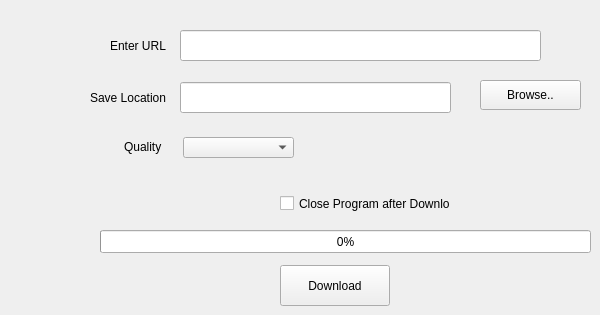
    <widget class="QWidget" name="tab_3">
     <attribute name="title">
      <string>Download Youtube Playlist</string>
     </attribute>
     <widget class="QProgressBar" name="progressBar3">
      <property name="geometry">
       <rect>
        <x>100</x>
        <y>230</y>
        <width>491</width>
        <height>23</height>
       </rect>
      </property>
      <property name="value">
       <number>0</number>
      </property>
     </widget>
     <widget class="QLineEdit" name="url3">
      <property name="geometry">
       <rect>
        <x>180</x>
        <y>30</y>
        <width>361</width>
        <height>31</height>
       </rect>
      </property>
     </widget>
     <widget class="QCheckBox" name="checkBox3">
      <property name="geometry">
       <rect>
        <x>280</x>
        <y>193</y>
        <width>171</width>
        <height>21</height>
       </rect>
      </property>
      <property name="text">
       <string>Close Program after Download</string>
      </property>
     </widget>
     <widget class="QPushButton" name="downloadButton3">
      <property name="geometry">
       <rect>
        <x>280</x>
        <y>265</y>
        <width>110</width>
        <height>41</height>
       </rect>
      </property>
      <property name="text">
       <string>Download</string>
      </property>
     </widget>
     <widget class="QLineEdit" name="location3">
      <property name="geometry">
       <rect>
        <x>180</x>
        <y>82</y>
        <width>271</width>
        <height>31</height>
       </rect>
      </property>
     </widget>
     <widget class="QLabel" name="label_6">
      <property name="geometry">
       <rect>
        <x>90</x>
        <y>82</y>
        <width>81</width>
        <height>31</height>
       </rect>
      </property>
      <property name="text">
       <string>Save Location</string>
      </property>
     </widget>
     <widget class="QPushButton" name="browseButton3">
      <property name="geometry">
       <rect>
        <x>480</x>
        <y>80</y>
        <width>101</width>
        <height>30</height>
       </rect>
      </property>
      <property name="text">
       <string>Browse..</string>
      </property>
     </widget>
     <widget class="QLabel" name="label_7">
      <property name="geometry">
       <rect>
        <x>124</x>
        <y>139</y>
        <width>41</width>
        <height>16</height>
       </rect>
      </property>
      <property name="text">
       <string>Quality</string>
      </property>
     </widget>
     <widget class="QComboBox" name="qualitycomboBox2">
      <property name="geometry">
       <rect>
        <x>183</x>
        <y>137</y>
        <width>111</width>
        <height>21</height>
       </rect>
      </property>
     </widget>
     <widget class="QLabel" name="label_8">
      <property name="geometry">
       <rect>
        <x>110</x>
        <y>30</y>
        <width>61</width>
        <height>31</height>
       </rect>
      </property>
      <property name="text">
       <string>Enter URL </string>
      </property>
     </widget>
    </widget>
